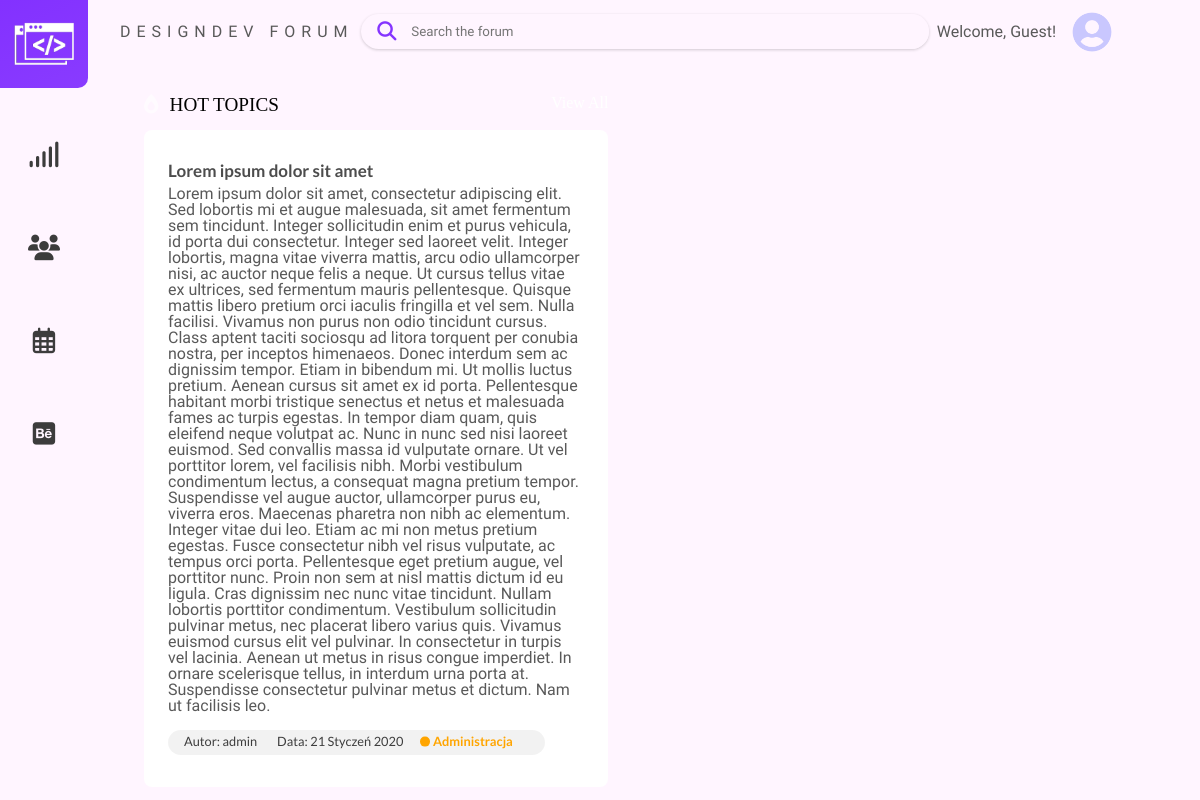
/topics/1/, run on the app's committed database.
### forum/models.py (models this page shows, shortened)
class Topic(models.Model):
    title = models.CharField(max_length=100)
    date_posted = models.DateTimeField(default=timezone.now)
    author = models.ForeignKey(User, on_delete=models.CASCADE)
    category = models.ForeignKey(Categories, on_delete=models.CASCADE)
    content = models.TextField(default="")

class Categories(models.Model):
    title = models.CharField(max_length=100)
    def __str__(self):
        return self.title

### forum/views.py (the view)
# urls.py: path('topics/<int:pk>/', TopicDetailView.as_view(), name='topic-detail'),
class TopicDetailView(DetailView):
    model = Topic
    context_object_name = 'topic_obj'

### forum/templates/forum/topic_detail.html
{% extends 'forum/base.html' %}
{% block content %}
<div class="hot-topics">
    <header class="hot-topics__header">
        <i class="fas fa-burn"></i>
        <h1>HOT TOPICS</h1>
        <a href="#" class="hot-topics__header__button">View All</a>
    </header>
    <ul class="hot-topics__list">
        <li class="hot-topics__topic">
            <h2 class="hot-topics__topic__header">{{ topic_obj.title }}</h2>
            <p class="hot-topics__topic__desc">{{ topic_obj.content }}</p>
            <ul class="hot-topics__topic__statistics">
                <div class="hot-topics__topic__statistics__container">
                    <li>Autor: {{ topic_obj.author }}</li>
                    <li>Data: {{ topic_obj.date_posted|date:'d F Y'}}</li>
                    <li class="section-mark">{{ topic_obj.category }}</li>
                </div>
            </ul>
        </li>
    </ul>
</div>
{% endblock content %}

### forum/static/forum/index.css (style rules this page uses)
html, body, div, span, applet, object, iframe, h1, h2, h3, h4, h5, h6, p, blockquote, pre, a, abbr, acronym, address, big, cite, code, del, dfn, em, img, ins, kbd, q, s, samp, small, strike, strong, sub, sup, tt, var, b, u, i, center, dl, dt, dd, ol, ul, li, fieldset, form, label, legend, table, caption, tbody, tfoot, thead, tr, th, td, article, aside, canvas, details, embed, figure, figcaption, footer, header, hgroup, menu, nav, output, ruby, section, summary, time, mark, audio, video { margin: 0; padding: 0; border: 0; font-size: 100%; font: inherit; vertical-align: baseline; }
article, aside, details, figcaption, figure, footer, header, hgroup, menu, nav, section { display: block; }
body { line-height: 1; }
ol, ul { list-style: none; }
body { background-color: #FFF5FF; }
p, input { font-family: "Kulim Park", sans-serif; color: #595959; }
.hot-topics { z-index: 1; margin: 2rem 0 0 3rem; flex: 2; max-width: 45%; }
.hot-topics .hot-topics__header { display: flex; flex-direction: row; margin-bottom: 1rem; }
.hot-topics .hot-topics__header i { color: rgba(255, 255, 255, 0.6); font-size: 1.2rem; }
.hot-topics .hot-topics__header h1 { margin: 0 auto 0 0.7rem; font-size: 1.2rem; }
.hot-topics .hot-topics__header .hot-topics__header__button { text-decoration: none; color: white; position: relative; }
.hot-topics .hot-topics__list { background-color: white; border-radius: 8px; padding: 2rem 1.5rem; }
.hot-topics .hot-topics__topic { display: flex; flex-direction: column; }
.hot-topics .hot-topics__topic__header { color: rgba(0, 0, 0, 0.7); font-weight: 700; font-size: 17px; font-family: "Lato", sans-serif; }
.hot-topics .hot-topics__topic__desc { margin-top: 0.4rem; }
.hot-topics .hot-topics__topic__statistics { margin-top: 1rem; }
.hot-topics .hot-topics__topic__statistics__container { background-color: rgba(0, 0, 0, 0.05); display: inline-block; padding: 0.2rem 2rem 0.4rem 1rem; border-radius: 20px; }
.hot-topics .hot-topics__topic__statistics li { display: inline-block; font-family: "Lato", sans-serif; font-size: 0.8rem; color: rgba(0, 0, 0, 0.75); }
.hot-topics .hot-topics__topic__statistics li:nth-of-type(n+2) { margin-left: 1rem; }
.section-mark { padding-left: 0.6rem; position: relative; font-weight: 700; color: orange !important; }
.section-mark:before { background-color: orange; content: ""; position: absolute; height: 0.6rem; width: 0.6rem; border-radius: 50%; left: -0.2rem; transform: translateY(0.1rem); }

### data on the page
Topic: title "Lorem ipsum dolor sit amet", content "Lorem ipsum dolor sit amet, consectetur adipiscing elit. Sed lobortis mi et augue malesuada, sit amet fermentum sem tincidunt. Integer sollicitudin enim et purus vehicula, id porta dui consectetur. Integer sed laoreet velit. Integer lobortis, magna vitae viverra mattis, arcu odio ullamcorper nisi, ac auctor neque felis a neque. Ut cursus tellus vitae ex ultrices, sed fermentum mauris pellentesque. Quisque mattis libero pretium orci iaculis fringilla et vel sem. Nulla facilisi. Vivamus non purus non odio tincidunt cursus. Class aptent taciti sociosqu ad litora torquent per conubia nostra, per inceptos himenaeos. Donec interdum sem ac dignissim tempor. Etiam in bibendum mi. Ut mollis luctus…", author "admin", date_posted "21 Styczeń 2020", category "Administracja"
